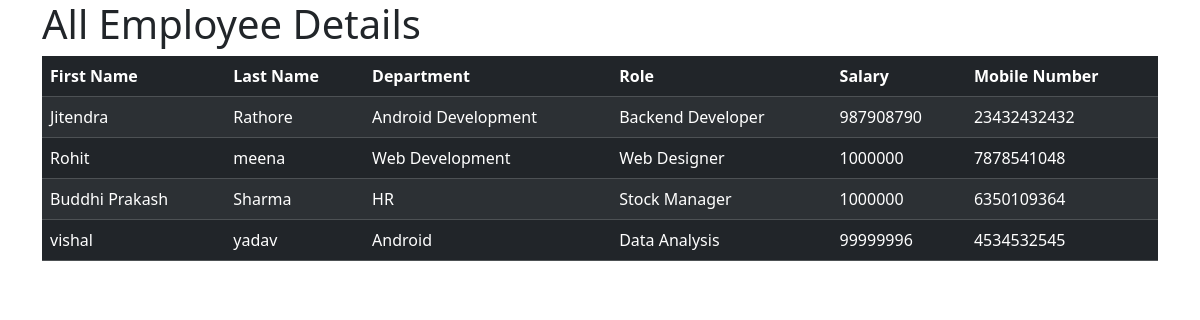
The app's page /emp_details with its own data.
### emp_app/models.py (models this page shows, shortened)
class Employee(models.Model):
    first_name = models.CharField(max_length=100)
    last_name = models.CharField(max_length=100)
    number = models.BigIntegerField()
    department = models.ForeignKey(Department, on_delete = models.CASCADE)
    role = models.ForeignKey(Role, on_delete = models.CASCADE)
    salary = models.IntegerField()
    location = models.CharField(max_length=100)

class Department(models.Model):
    department = models.CharField(max_length=100)
    def __str__(self):
        return self.department

class Role(models.Model):
    role = models.CharField(max_length=100)
    def __str__(self):
        return self.role

### emp_app/views.py (the view)
# urls.py: path('emp_details',views.emp_details),
def emp_details(request):
    emps = Employee.objects.all()
    context={
        "emps":emps
    }
    return render(request, 'emp_details.html',context)

### emp_app/templates/emp_details.html (shortened to what this page needs)
<!DOCTYPE html>
<html lang="en">
<head>
        <link href="https://cdn.jsdelivr.net/npm/bootstrap@5.3.2/dist/css/bootstrap.min.css" rel="stylesheet">
</head>
<body>
<div class="container">
    <h1>All Employee Details</h1>
    <table class="table table-striped table-dark">
  <thead>
    <tr>
      <th scope="col">First Name</th>
      <th scope="col">Last Name</th>
      <th scope="col">Department</th>
      <th scope="col">Role</th>
      <th scope="col">Salary</th>
      <th scope="col">Mobile Number</th>
    </tr>
  </thead>
  <tbody>
  {% for emp in emps %}
    <tr>
      <td>{{emp.first_name}}</td>
      <td>{{emp.last_name}}</td>
      <td>{{emp.department}}</td>
      <td>{{emp.role}}</td>
      <td>{{emp.salary}}</td>
      <td>{{emp.number}}</td>
    </tr>
  {% endfor %}
  </tbody>
</table>
</div>
</body>
</html>

### records on screen
Employee: first_name "Jitendra", last_name "Rathore", department "Android Development", role "Backend Developer", salary "987908790", number "23432432432"
Employee: first_name "Rohit", last_name "meena", department "Web Development", role "Web Designer", salary "1000000", number "7878541048"
Employee: first_name "Buddhi Prakash", last_name "Sharma", department "HR", role "Stock Manager", salary "1000000", number "6350109364"
Employee: first_name "vishal", last_name "yadav", department "Android", role "Data Analysis", salary "99999996", number "4534532545"
